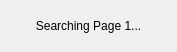
<?xml version="1.0" encoding="UTF-8"?>
<ui version="4.0">
 <class>STACBrowserLoading</class>
 <widget class="QDialog" name="STACBrowserLoading">
  <property name="geometry">
   <rect>
    <x>0</x>
    <y>0</y>
    <width>177</width>
    <height>52</height>
   </rect>
  </property>
  <property name="sizePolicy">
   <sizepolicy hsizetype="Fixed" vsizetype="Fixed">
    <horstretch>0</horstretch>
    <verstretch>0</verstretch>
   </sizepolicy>
  </property>
  <property name="windowTitle">
   <string>STAC Browser</string>
  </property>
  <layout class="QGridLayout" name="gridLayout">
   <item row="0" column="0">
    <widget class="QLabel" name="loadingLabel">
     <property name="text">
      <string>Searching Page 1...</string>
     </property>
     <property name="alignment">
      <set>Qt::AlignCenter</set>
     </property>
    </widget>
   </item>
  </layout>
 </widget>
 <resources/>
 <connections/>
</ui>
